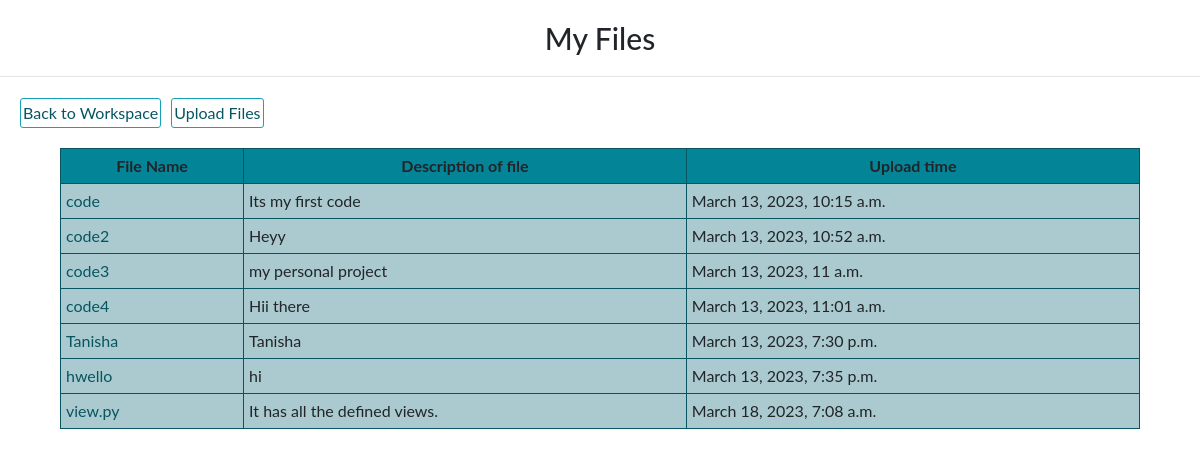
The page /workspace/uploaded_files/ (signed in) on the database its author committed.
### workspace/models.py (models this page shows)
class File(models.Model):
    name = models.CharField(max_length=255)
    description = models.TextField(blank=True)
    file = models.FileField(upload_to='files/')
    team = models.ForeignKey(Team, on_delete=models.CASCADE, related_name='files',null = True)
    uploaded_by = models.ForeignKey(User, on_delete=models.CASCADE, related_name='uploaded_files')
    uploaded_at = models.DateTimeField(auto_now_add=True)

### workspace/views.py (the view)
# urls.py: path('uploaded_files/', uploaded_files, name='uploaded_files'),
@login_required
def uploaded_files(request):
    user = request.user
    files = File.objects.filter(uploaded_by=user)
    return render(request, 'workspace/uploaded_files.html', {'files': files})

### templates/workspace/uploaded_files.html
{% extends 'workspace/base.html' %}
{% block title %}
	My Files
{% endblock %}
{% block content %}
<div class="clearfix">
	<a class="btn btn-info left" href="{% url 'workhome' %}"> Back to Workspace </a>
    <a class="btn btn-info left" href="{% url 'upload_file' %}"> Upload Files </a>
</div>
	{% if files %}
	<table class="table">
		<tr><th>File Name</th>
			<th>Description of file</th>
			<th>Upload time</th></tr>
        {% for file in files %}
        <tr>
            <td><a href="{{file.file.url}}">{{ file.name }}</a></td>
            <td>{{file.description}}</td>
            <td>{{file.uploaded_at}}</td>
        </tr>
		{% endfor %}
	</table>
	{% else %}
		<p>No files uploaded yet.</p>
	{% endif %}
{% endblock %}

### static/workspace/css/styles.css (style rules this page uses)
a { color: #065561; }
.table { width: 90%; margin: auto; }
.table td, .table th { margin: auto; border: 1px solid #065561; padding: 5px; background-color: #aacacf; }
.table th { text-align: center; background-color: #038497; }

### static/base.css (style rules this page uses)
body { font-family: "ptsans", "Lato", "Helvetica Neue", Helvetica, Arial, sans-serif; }
.left { float: left; }
.btn { border-radius: 3px; padding: 2px 2px 2px 2px; color: #065561; background-color: transparent; box-shadow: 0 0 0 0; margin: 5px; cursor: pointer; }
.clearfix { margin: 15px; }

### rows shown on the page
File: name "code", description "Its my first code", uploaded_at "March 13, 2023, 10:15 a.m."
File: name "code2", description "Heyy", uploaded_at "March 13, 2023, 10:52 a.m."
File: name "code3", description "my personal project", uploaded_at "March 13, 2023, 11 a.m."
File: name "code4", description "Hii there", uploaded_at "March 13, 2023, 11:01 a.m."
File: name "Tanisha", description "Tanisha", uploaded_at "March 13, 2023, 7:30 p.m."
File: name "hwello", description "hi", uploaded_at "March 13, 2023, 7:35 p.m."
File: name "view.py", description "It has all the defined views.", uploaded_at "March 18, 2023, 7:08 a.m."
